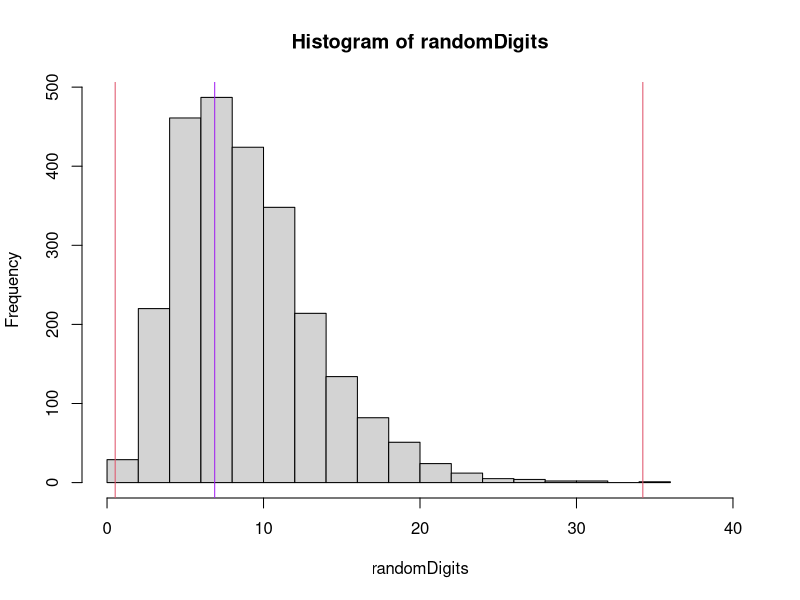

Generate this figure with R:
# Are the digits of Pi Random?
trials <- 2500
pi500 <- read.csv("datasets/pi500.csv")
head(pi500)
attach(pi500)

digitCount <- nrow(pi500) / 10

obs <-  table(pi.digits)
exp <- rep(digitCount, 10)

cs <- sum((obs - exp)^2 / exp)

randomDigits <- replicate(trials, {
  sampleData <- sample(0:9, nrow(pi500), replace = TRUE)
  sampleData <- table(sampleData)
  
  sum((sampleData - exp)^2 / exp)
})

hist(randomDigits, xlim = c(0,40))
abline(v = range(randomDigits), col = 2)
abline(v = cs, col = "purple")
# this represents that it is inside this distribution
# of number that digits of pi really do look random.
